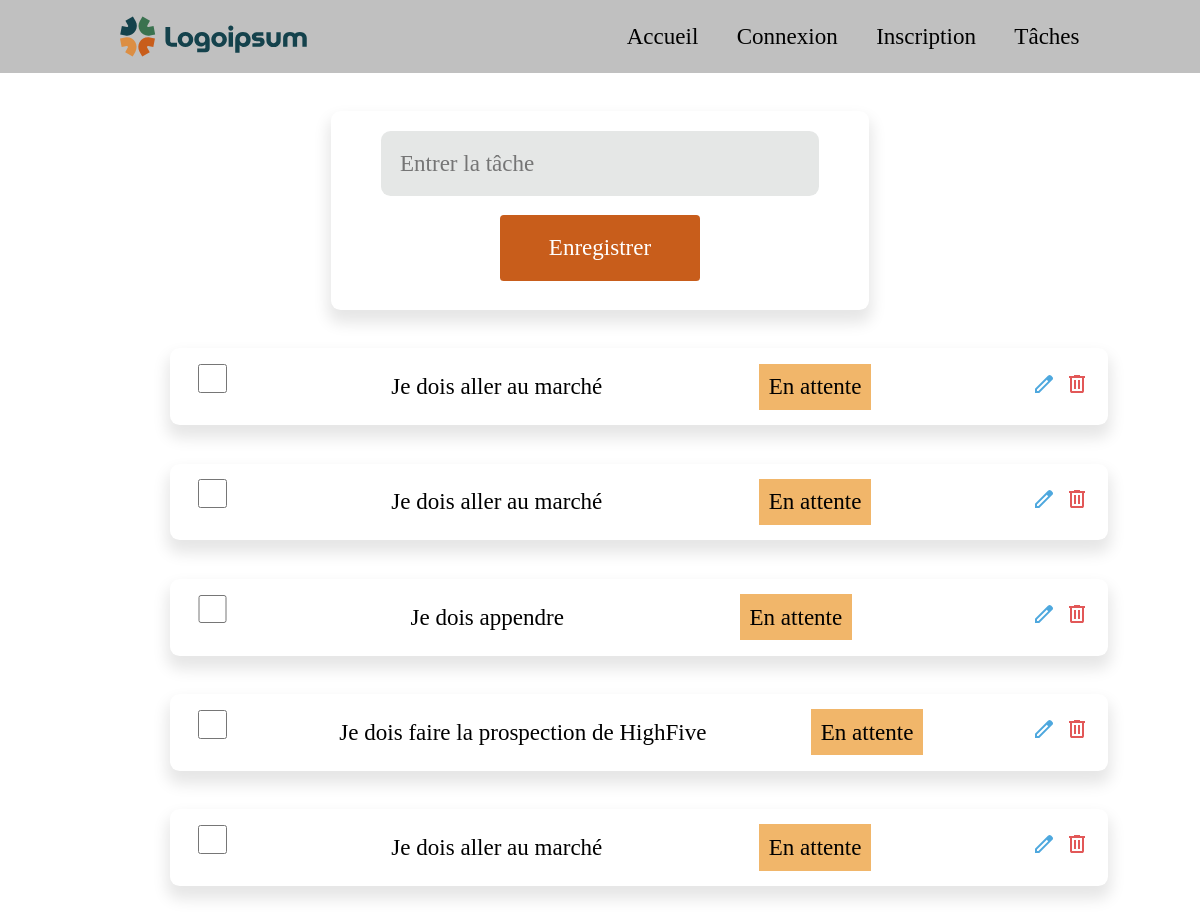
Screenshot of /todolist with the database file from the repository.
### tables this page shows
CREATE TABLE `task` (
  `id` int NOT NULL,
  `task_text` varchar(255) NOT NULL,
  `statut` varchar(50) NOT NULL DEFAULT 'En attente'
);

### Model/Database.php (called while the page is built, shortened)
<?php
abstract class DataBase {
     protected $db;
     public function __construct() {
     try {
          $this->db = new PDO("mysql:host=" . $_ENV['host'] . ";dbname=" . $_ENV['dbname'], $_ENV['username'], $_ENV['password']);
          $this->db->setAttribute(PDO::ATTR_ERRMODE, PDO::ERRMODE_EXCEPTION);
          return $this->db ;
     } catch (PDOException $e) {
          echo $e->getMessage();
     }
     }
protected function getAllTask($sql, $data=null){
     try {
          $objBdd = $this->db;
          $req = $objBdd->prepare($sql);
          $req->execute($data);
          $reponse = $req->fetchAll(PDO::FETCH_ASSOC);
          return $reponse;
     } catch (PDOException $ta) {
          echo $ta->getMessage();
     }
}
}

### Model/TaskModel.php (called while the page is built, shortened)
<?php
require_once('../Model/Database.php');
class TaskModel extends DataBase {
          ?>
          <?php
     public function getTask(){
          $sql = "SELECT * FROM task";
          $task = $this->getAllTask($sql);
          return $task;
     }
}

### views/todolist.php (the view, shortened to what this page needs)
<?php
require_once "../Model/TaskModel.php";
?>
<!DOCTYPE html>
<html lang="fr">
<head>
     <link rel="stylesheet" href="../assets/style.css">
</head>
<body>
     <?php include '../views/partials/navbar.php'; ?>
     <main>
          <div class="contain">
               <div class="card">
                    <div class="form">
                         <form action="/todolist" method="POST">
                              <input type="text" name="task" id="task" placeholder="Entrer la tâche" class="input" required>
                              <input type="submit" class="btn" value="Enregistrer" name="enregistrer">
                         </form>
                    </div>
               </div>
               <div class="task">
                    <ul>
                         <?php
                         $ist = new TaskModel();
                         $tasks = $ist->getTask();
                         foreach ($tasks as $task) :
                          ?>
                              <li>
                                   <div class="cards">
                                        <input type="checkbox" name="select" id="select" />
                                        <span><?= $task['task_text'] ?></span>
                                        <span class="statut"><?= $task["statut"]; ?></span>
                                        <div class="action">
                                             <span>
                                             </span>
                                             <span>
                                                  <svg xmlns="http://www.w3.org/2000/svg" height="24px" viewBox="0 -960 960 960" width="24px" fill="#e25858">
                                                       <path d="M280-120q-33 0-56.5-23.5T200-200v-520h-40v-80h200v-40h240v40h200v80h-40v520q0 33-23.5 56.5T680-120H280Zm400-600H280v520h400v-520ZM360-280h80v-360h-80v360Zm160 0h80v-360h-80v360ZM280-720v520-520Z" />
                                                  </svg>
                                             </span>
                                        </div>
                                   </div>
                              </li>
                         <?php endforeach; ?>
                    </ul>
               </div>
          </div>
     </main>
</body>
</html>

### public/index.php (shortened to what this page needs)
<?php
$route=$_SERVER["REQUEST_URI"];
if(isset($route)){
     switch ($route) {
          case '/todolist':
               require_once '../views/todolist.php';
               break;
     }
}

### views/partials/navbar.php
<header>
     <img src="./assets/images/logoipsum-330.svg" alt="">
     <nav class="navbar">
    <ul>
        <li><a href="/">Accueil</a></li>
        <li><a href="/login">Connexion</a></li>
        <li><a href="/register">Inscription</a></li>
        <li><a href="/todolist">Tâches</a></li>
    </ul>
</nav>
</header>

### public/assets/style.css (style rules this page uses)
* { font-family: montserrat; font-size: 1.2rem; }
body { margin: 0; }
header { display: flex; justify-content: space-around; margin: 0; background-color: silver; }
nav ul { display: flex; }
li { list-style: none; margin-left: 2rem; }
a { text-decoration: none; color: #000; }
main { margin-top: 2rem; }
input { margin-bottom: 1rem; border: none; background-color: #e5e7e6; padding: 1rem; border-radius: 0.5rem; width: 80%; }
.btn { width: 40%; background-color: #C85D1B; border: none; border-radius: 0.2rem; padding: 1rem; color: #fff; margin-bottom: 0.535rem; }
.card { text-align: center; margin: 2rem auto; width: 500px; height: auto; background: #fff; border-radius: 0.5rem; padding: 1rem; box-shadow: 0px 10px 15px 3px rgba(0, 0, 0, 0.1); }
.cards { display:flex; justify-content: space-between; align-items: center; gap: 1rem; padding: 1rem; margin: 2rem auto; border: none; border-radius: 0.5rem; font-size: 1.5rem; max-width: 900px; background-color: #fff; box-shadow: 0px 10px 15px 3px rgba(0, 0, 0, 0.1); height: 2rem; }
input[type="checkbox"] { width: 2rem; height: 1.5rem; }
.action { cursor:pointer; }
.action svg { margin-left: 0.2rem; }
.statut { background-color:#ec9e37be; padding: 0.5rem; }

### rows the page displays
task: task_text "Je dois aller au marché", statut "En attente"
task: task_text "Je dois aller au marché", statut "En attente"
task: task_text "Je dois appendre", statut "En attente"
task: task_text "Je dois faire la prospection de HighFive", statut "En attente"
task: task_text "Je dois aller au marché", statut "En attente"
